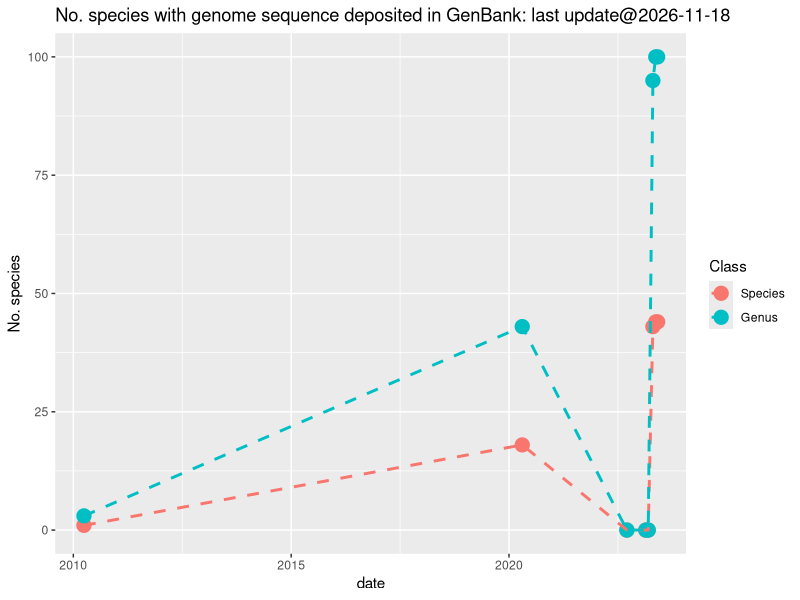

Recreate this plot in R.
#plot.no_genome_deposited.R


library(tidyverse)
library(ggplot2)
library(lubridate)

list20220915 <- read_csv("aquatic_organism_genome_size_2022_0915.csv")
list20230221 <- read_csv("aquatic_organism_genome_size_2023_0221.csv")
list20230313 <- read_csv("aquatic_organism_genome_size_2023_0313.csv")
list20230329 <- read_csv("aquatic_organism_genome_size_2023_0329.csv")
list20230421 <- read_csv("aquatic_organism_genome_size_2023_0421.csv")
list20230515 <- read_csv("aquatic_organism_genome_size_2023_0515.csv")
list20230531 <- read_csv("aquatic_organism_genome_size_2023_0531.csv")


No_sp_genome_20100331 <- 1
No_sp_genome_20200421 <- 18
No_sp_genome_20220915 <- sum(!is.na(list20220915$Genome_size_of_the_species_Mbp)) 
No_sp_genome_20230221 <- sum(!is.na(list20230221$Genome_size_of_the_species_Mbp)) 
No_sp_genome_20230313 <- sum(!is.na(list20230313$Genome_size_of_the_species_Mbp)) 
No_sp_genome_20230329 <- sum(!is.na(list20230329$Genome_size_of_the_species_Mbp)) 
No_sp_genome_20230421 <- sum(!is.na(list20230421$Genome_size_of_the_species_Mbp)) 
No_sp_genome_20230515 <- sum(!is.na(list20230515$Genome_size_of_the_species_Mbp)) 
No_sp_genome_20230531 <- sum(!is.na(list20230531$Genome_size_of_the_species_Mbp)) 


No_sp_genus_20100331 <- 3
No_sp_genus_20200421 <- 43
No_genus_genome_20220915 <- sum(!is.na(list20220915$Average_genome_size_of_the_genus_Mbp)) 
No_genus_genome_20230221 <- sum(!is.na(list20230221$Average_genome_size_of_the_genus_Mbp)) 
No_genus_genome_20230313 <- sum(!is.na(list20230313$Average_genome_size_of_the_genus_Mbp)) 
No_genus_genome_20230329 <- sum(!is.na(list20230329$Average_genome_size_of_the_genus_Mbp)) 
No_genus_genome_20230421 <- sum(!is.na(list20230421$Average_genome_size_of_the_genus_Mbp)) 
No_genus_genome_20230515 <- sum(!is.na(list20230515$Average_genome_size_of_the_genus_Mbp)) 
No_genus_genome_20230531 <- sum(!is.na(list20230531$Average_genome_size_of_the_genus_Mbp)) 


genome_chronology <- tibble(
  date = c(ymd("2010-03-31"),ymd("2020-04-21"),ymd("2022-09-15"), 
           ymd("2023-02-21"),ymd("2023-03-13"),ymd("2023-04-21"),
           ymd("2023-05-15"),ymd("2023-05-31")), 
  Species = c(No_sp_genome_20100331, No_sp_genome_20200421, No_sp_genome_20220915,
              No_sp_genome_20230221,No_sp_genome_20230313, No_sp_genome_20230421,
              No_sp_genome_20230515,No_sp_genome_20230531),
  Genus = c(No_sp_genus_20100331,No_sp_genus_20200421,No_genus_genome_20220915,
            No_genus_genome_20230221,No_genus_genome_20230313,No_genus_genome_20230421,
            No_genus_genome_20230515,No_genus_genome_20230531)
            )

Taxonomic_class_lab <- c("Species","Genus")

genome_chronology <- genome_chronology %>% 
  tidyr::gather(Levels, Value, -date) %>% mutate(Class = factor(Levels, levels=Taxonomic_class_lab))

current_day <-  Sys.Date()
title_lab <- paste0("No. species with genome sequence deposited in GenBank: last update@",current_day)
plot_sp_level <- ggplot(data = genome_chronology, aes(x=date, y = Value, color=Class, group=Class)) + 
  geom_point(size=4.5) + 
  geom_line(linetype = "dashed", linewidth = 1) +
  labs(y="No. species", title=title_lab)

png("No_sp_genome_deposited.png", width = 600, height = 400)
plot_sp_level
dev.off()
